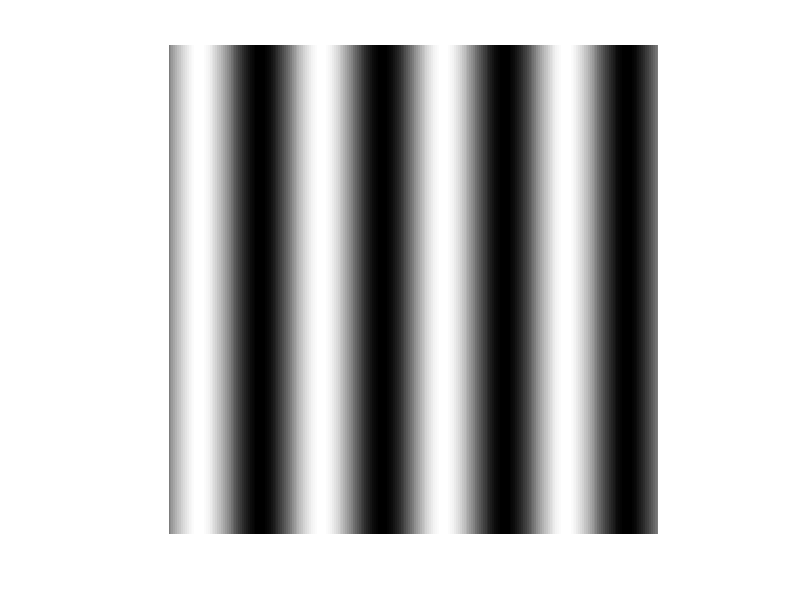

Write MATLAB code to recreate this figure.
close all;

result = zeros(256,256);
[H, W] = size(result);
for y = 1:H
    for x = 1:W
        result(y,x) = sin(2 * pi / (256 / 4) * x)  + 1;
    end
end

imshow(result,[0 2]); %スケーリング